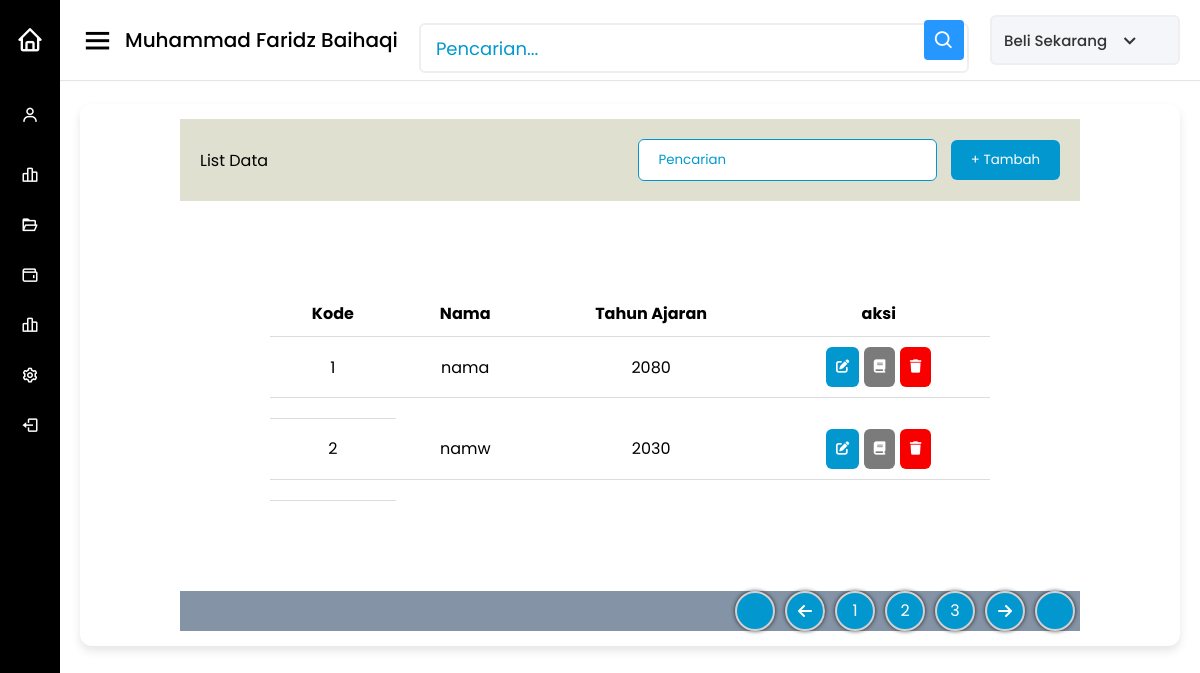
Page /controllers/c_kelas.php?aksi=list on the committed database.
### tables this page shows
CREATE TABLE `kelas` (
  `id_kelas` int(2) NOT NULL,
  `nama_kelas` varchar(50) NOT NULL,
  `id_tahun_ajaran` int(10) NOT NULL
);

### models/model_kelas.php (called while the page is built, shortened)
<?php
require_once("koneksi.php");
function getAllData()
{
    global $koneksi;
    $sql = "SELECT * FROM kelas order by id_kelas ASC";
    $query = mysqli_query($koneksi, $sql);
    while ($ambilData = mysqli_fetch_assoc($query)) {
        $list[] = $ambilData;
    }
    return $list;
}

### views/data_kelas/list_data.php (the view, shortened to what this page needs)
<!DOCTYPE html>
<html>
<head>
  <link rel="stylesheet" href="https://cdnjs.cloudflare.com/ajax/libs/vue/3.2.41/vue.cjs.js" />
  <link href="https://unpkg.com/boxicons@2.0.7/css/boxicons.min.css" rel="stylesheet" />
  <link rel="stylesheet" href="../assets/css/dasboard_rplb_22.css" />
</head>
<body>
  <div class="sidebar">
    <div class="logo-details">
      <i class='bx bx-home'></i>
      <span class="logo_name">Dashboard</span>
    </div>
    <ul class="nav-links">
      <li class="list">
        <a href="<?= URL ?>dashboard" class="nav-link">
          <i class="bx bx-user" id="btn"></i>
          <span class="link">Utama</span>
        </a>
      </li>
      <ul class="nav-links">
        <li class="list">
          <a href="http://localhost/bew_xirplb_1920_22_Paris/controllers/c_siswa.php?aksi=list" class="nav-link">
            <i class="bx bx-bar-chart-alt-2 icon" id="btn"></i>
            <span class="link">Siswa</span>
          </a>
        </li>
        <li class="list">
          <a href="<?= URL ?>list" class="nav-link">
            <i class="bx bx-folder-open icon" id="btn"></i>
            <span class="link">Kelas</span>
          </a>
        </li>
        <li class="list">
          <a href="http://localhost/bew_xirplb_1920_22_Paris/controllers/c_anggota.php?aksi=list" class="nav-link">
            <i class="bx bx-wallet icon" id="btn"></i>
            <span class="link">Anggota</span>
          </a>
        </li>
        <li class="list">
          <a href="http://localhost/bew_xirplb_1920_22_Paris/controllers/c_absensi.php?aksi=list" class="nav-link">
            <i class="bx bx-bar-chart-alt-2 icon" id="btn"></i>
            <span class="link">Absensi</span>
          </a>
        </li>
        <li class="list">
          <a href="#" class="nav-link">
            <i class="bx bx-cog icon" id="btn"></i>
            <span class="link">Pengaturan</span>
          </a>
        </li>
        <li class="list">
          <a href="<?= URL ?>logout" class="nav-link">
            <i class="bx bx-log-out icon" id="btn"></i>
            <span class="link">Keluar</span>
          </a>
        </li>
      </ul>
  </div>
  <section class="home-section">
    <nav>
      <div class="sidebar-button">
        <i class='bx bx-menu sidebarBtn'></i>
        <span class="dashboard">Muhammad Faridz Baihaqi</span>
      </div>
      <div class="search-box">
        <input type="text" placeholder="Pencarian..." />
        <i class="bx bx-search"></i>
      </div>
      <div class="profile-details">
        <span class="admin_name">Beli Sekarang</span>
        <i class="bx bx-chevron-down"></i>
      </div>
    </nav>
    <div class="home-content">
      <div class="overview-boxes-list">
        <div class="box-list">
          <div class="right-side">
            <div class="table">
              <div class="table_header">
                <p>List Data</p>
                <div>
                  <input placeholder="Pencarian" />
                  <a href="<?= URL ?>tambah"><button class="tambah">+ Tambah</button></a>
                </div>
              </div>
              <div class="table_selection">
                <table>
                  <thead>
                    <th>Kode</th>
                    <th>Nama</th>
                    <th>Tahun Ajaran</th>
                    <th>aksi</th>
                  </thead>
                  <?php foreach ($data as $row) : ?>
                    <tbody>
                      <tr>
                        <td>
                          <?= $row["id_kelas"] ?>
                        </td>
                        <td>
                          <?= $row["nama_kelas"] ?>
                        </td>
                        <td>
                          <?= $row["id_tahun_ajaran"] ?>
                        </td>
                        <td>
                          <a href="<?= URL ?>edit&id=<?= $row["id_kelas"]; ?>"><button class="blue_button"><i class="fa-solid fa-pen-to-square"></i></button></a>
                          <a href="<?= URL ?>detail&id=<?= $row["id_kelas"]; ?>"><button class="light_button"><i class="fa-solid fa-book"></i></button></a>
                          <a href="<?= URL ?>hapus&id=<?= $row["id_kelas"]; ?>"><button class="red_button"><i class="fa-solid fa-trash"></i></button></a>
                        </td>
                      </tr>
                      <tr>
                        <td></td>
                      </tr>
                    <?php endforeach; ?>
                    </tbody>
                </table>
              </div>
              <div class="pagination">
                <div><i class="fa-solid fa-chevrons-left"></i></div>
                <div><i class="fa-solid fa-arrow-left"></i></div>
                <div>1</div>
                <div>2</div>
                <div>3</div>
                <div><i class="fa-solid fa-arrow-right"></i></div>
                <div><i class="fa-solid fa-chevrons-right"></i></div>
              </div>
            </div>
          </div>
        </div>
      </div>
    </div>
  </section>
</body>
</html>

### rows in the picture
kelas: id_kelas "1", nama_kelas "nama", id_tahun_ajaran "2080"
kelas: id_kelas "2", nama_kelas "namw", id_tahun_ajaran "2030"
